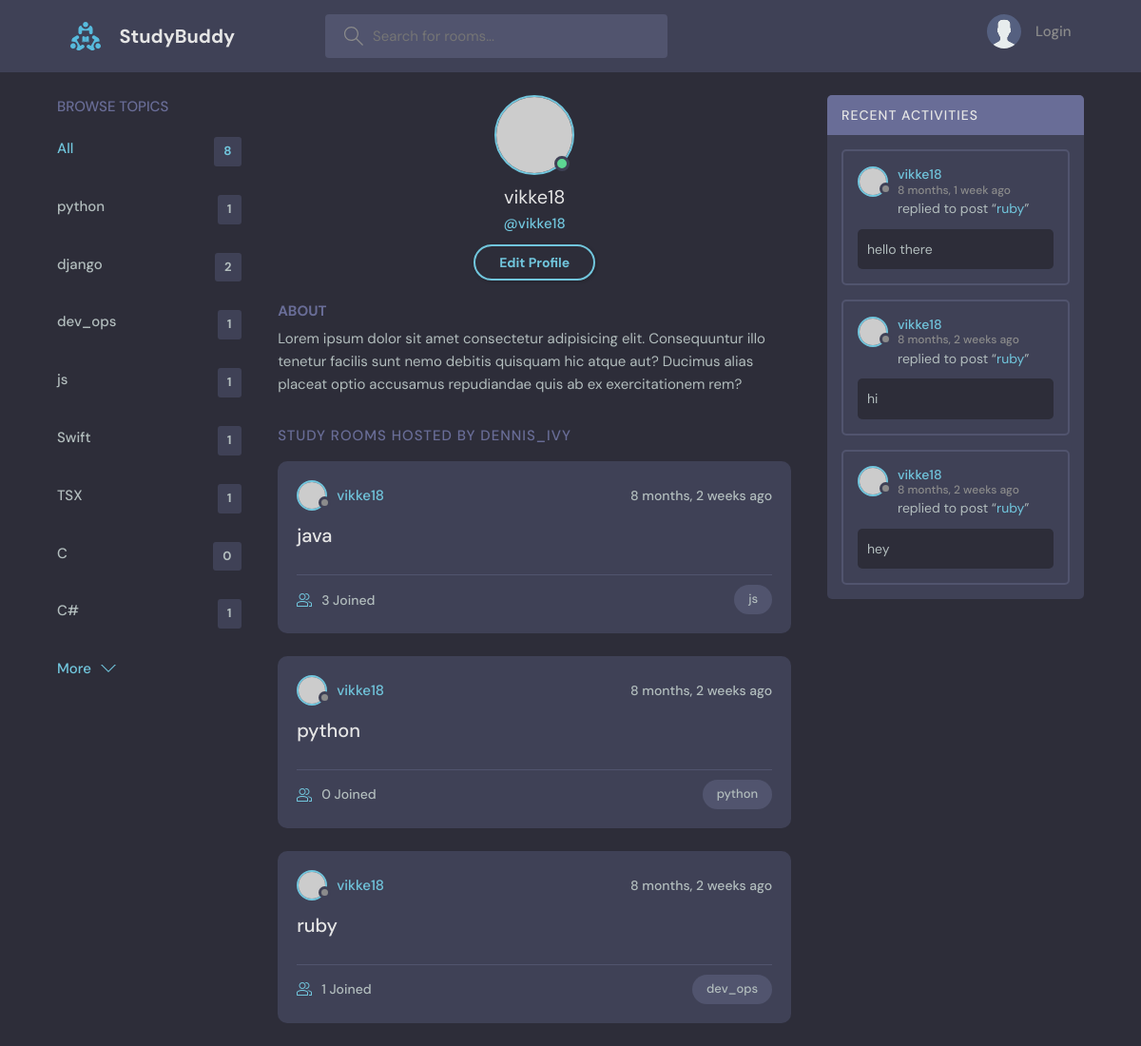
Page /profile/1/ on the committed database.
### base/models.py (models this page shows, shortened)
class Topic(models.Model):
    name=models.CharField(max_length=200)

class Room(models.Model):
    host=models.ForeignKey(User, on_delete=models.SET_NULL,null=True)
    topic=models.ForeignKey(Topic, on_delete=models.SET_NULL,null=True)
    name=models.CharField(max_length=200)
    description=models.TextField(null=True, blank=True)
    participants=models.ManyToManyField(User, related_name='participants', blank=True)
    updated = models.DateTimeField(auto_now=True)
    created= models.DateTimeField(auto_now_add=True)
    class Meta:
        ordering=['-updated','-created']
    def __str__(self):
        return self.name

class Message(models.Model):
    user=models.ForeignKey(User, on_delete=models.CASCADE)
    room=models.ForeignKey(Room, on_delete=models.CASCADE)
    body=(models.TextField())
    updated = models.DateTimeField(auto_now=True)
    created= models.DateTimeField(auto_now_add=True)
    class Meta:
        ordering=['-updated','-created']

### base/views.py (the view)
# urls.py: path('profile/<str:pk>/', views.userProfile,name="user-profile"),
def userProfile(request, pk):
    user=User.objects.get(id=pk)
    rooms=user.room_set.all()
    room_messages=user.message_set.all()
    topics=Topic.objects.all()
    context={'user':user, 'rooms':rooms, 'room_messages':room_messages, 'topics':topics}
    return render(request, 'profile.html',context)

### templates/profile.html
{% extends 'main.html' %} {% block content %}
  <main class="profile-page layout layout--3">
    <div class="container">
       <div>{% include 'topics_component.html' %}</div>
      <div class="roomList">
        <div class="profile">
          <div class="profile__avatar">
            <div class="avatar avatar--large active">
              <img src="https://randomuser.me/api/portraits/men/11.jpg" />
            </div>
          </div>
          <div class="profile__info">
            <h3>{{user.username}}</h3>
            <p>@{{user.username}}</p>
            <a href="edit-user.html" class="btn btn--main btn--pill">Edit Profile</a>
          </div>
          <div class="profile__about">
            <h3>About</h3>
            <p>
              Lorem ipsum dolor sit amet consectetur adipisicing elit. Consequuntur illo tenetur
              facilis sunt nemo debitis quisquam hic atque aut? Ducimus alias placeat optio
              accusamus repudiandae quis ab ex exercitationem rem?
            </p>
          </div>
        </div>
        <div class="roomList__header">
          <div>
            <h2>Study Rooms Hosted by dennis_ivy</a>
            </h2>
          </div>
        </div>
        <div>{% include 'feed_component.html' %}</div>
      </div>
      <div>{% include 'activity_component.html' %}</div>
    </div>
  </main>
{% endblock content %}

### templates/main.html (shortened to what this page needs)
<!DOCTYPE html>
{% load static %}
<html lang="en">
  <head>
    <link rel="stylesheet" href="{% static 'styles/style.css'%}" />
  </head>
  <body>
    {% include 'navbar.html'%}  {% block content %} {% endblock %}
  </body>
</html>

### templates/navbar.html (shortened to what this page needs)
{% load static %}
<header class="header header--loggedIn">
  <div class="container">
    <a href="{% url 'home' %}" class="header__logo">
      <img src={% static '/images/logo.svg' %} />
      <h1>StudyBuddy</h1>
    </a>
    <form class="header__search" method="GET" action="{% url 'home' %}">
      <label>
        <input name="q" placeholder="Search for rooms..." />
      </label>
    </form>
    <nav class="header__menu">
      {% if request.user.is_authenticated %}
      <div class="header__user">
        <a href="profile.html">
          <div class="avatar avatar--medium active">
            <img src="https://randomuser.me/api/portraits/men/37.jpg" />
          </div>
          <p>
            {{request.user.username}} <span>@{{request.user.username}}</span>
          </p>
        </a>
        <button class="dropdown-button">
          <svg
            version="1.1"
            xmlns="http://www.w3.org/2000/svg"
            width="32"
            height="32"
            viewBox="0 0 32 32"
          >
            <title>chevron-down</title>
            <path d="M16 21l-13-13h-3l16 16 16-16h-3l-13 13z"></path>
          </svg>
        </button>
      </div>
      {% else %}
      <a href="{% url 'login' %}">
        <img src="{% static  'images/avatar.svg' %}" />
        <p>Login</p>
      </a>
      {% endif %}
    </nav>
  </div>
</header>

### templates/topics_component.html
<div class="topics">
  <div class="topics__header">
    <h2>Browse Topics</h2>
  </div>
  <ul class="topics__list">
    <li>
      <a href="{% url 'home' %}" class="active">All <span>{{topics.count}}</span></a>
    </li>
    {% for topic in topics %}
    <li>
      <a href={%url 'home' %}?q={{topic.name}}>{{topic.name}} <span>{{topic.room_set.all.count}}</span></a>
    </li>
    {% endfor %}
  </ul>
  <a class="btn btn--link" href="topics.html">
    More
    <svg
      version="1.1"
      xmlns="http://www.w3.org/2000/svg"
      width="32"
      height="32"
      viewBox="0 0 32 32"
    >
      <title>chevron-down</title>
      <path d="M16 21l-13-13h-3l16 16 16-16h-3l-13 13z"></path>
    </svg>
  </a>
</div>

### templates/feed_component.html (shortened to what this page needs)
{% for room in rooms %}
<div class="roomListRoom">
  <div class="roomListRoom__header">
    <a
      href="{% url 'user-profile' room.host.id %}"
      class="roomListRoom__author"
    >
      <div class="avatar avatar--small">
        <img src="https://randomuser.me/api/portraits/women/11.jpg" />
      </div>
      <span>{{room.host.username}}</span>
    </a>
    <div class="roomListRoom__actions">
      <span>{{room.created|timesince}} ago</span>
    </div>
  </div>
  <div class="roomListRoom__content">
    <a href="{% url 'room' room.id %}">{{room.name}}</a>
  </div>
  <div class="roomListRoom__meta">
    <a href="{% url 'room' room.id %}" class="roomListRoom__joined">
      {{room.participants.all.count}} Joined
    </a>
    <p class="roomListRoom__topic">{{room.topic.name}}</p>
  </div>
</div>
{% endfor %}

### templates/activity_component.html (shortened to what this page needs)
<div class="activities">
  <div class="activities__header">
    <h2>Recent Activities</h2>
  </div>
  {% for message in room_messages %}
  <div class="activities__box">
    <div class="activities__boxHeader roomListRoom__header">
      <a
        href="{% url 'user-profile' message.user.id %}"
        class="roomListRoom__author"
      >
        <div class="avatar avatar--small">
          <img src="https://randomuser.me/api/portraits/women/11.jpg" />
        </div>
        <p>
          {{message.user}}
          <span>{{message.created|timesince}} ago</span>
        </p>
      </a>
    </div>
    <div class="activities__boxContent">
      <p>
        replied to post “<a href="{%url 'room' message.room.id %}"
          >{{message.room}}</a
        >”
      </p>
      <div class="activities__boxRoomContent">{{message.body}}</div>
    </div>
  </div>
  {% endfor %}
</div>

### rows in the picture
Topic: name "python", room_set.all.count "1"
Topic: name "django", room_set.all.count "2"
Topic: name "dev_ops", room_set.all.count "1"
Topic: name "js", room_set.all.count "1"
Topic: name "Swift", room_set.all.count "1"
Topic: name "TSX", room_set.all.count "1"
Topic: name "C", room_set.all.count "0"
Topic: name "C#", room_set.all.count "1"
Room: host.username "vikke18", created "8 months, 2 weeks", name "java", participants.all.count "3", topic.name "js"
Room: host.username "vikke18", created "8 months, 2 weeks", name "python", participants.all.count "0", topic.name "python"
Room: host.username "vikke18", created "8 months, 2 weeks", name "ruby", participants.all.count "1", topic.name "dev_ops"
Message: user "vikke18", created "8 months, 1 week", room "ruby", body "hello there"
Message: user "vikke18", created "8 months, 2 weeks", room "ruby", body "hi"
Message: user "vikke18", created "8 months, 2 weeks", room "ruby", body "hey"

### other values in the picture
{{ topics.count }} "8"
{{ user.username }} "vikke18"
